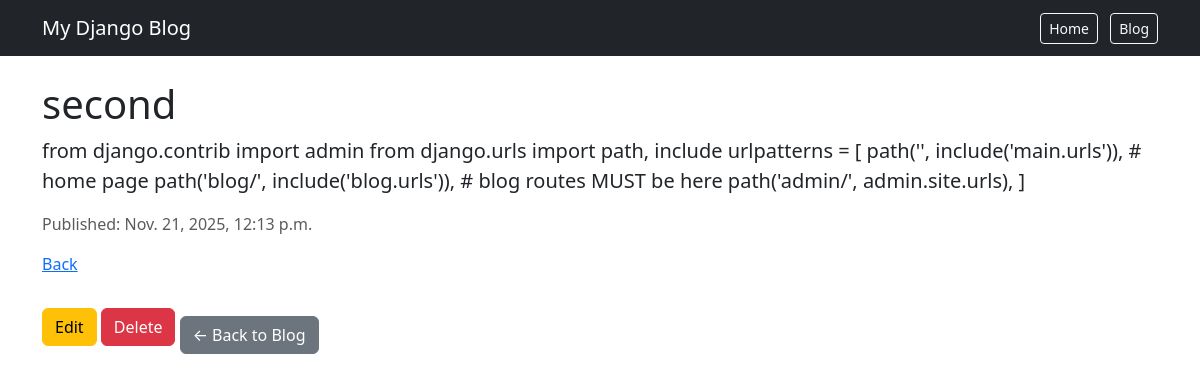
The app's page /blog/2/ with its own data.
### blog/models.py (models this page shows, shortened)
class Post(models.Model):
    title = models.CharField(max_length=200)
    content =models.TextField()
    created =models.DateTimeField(auto_now=True)

### blog/views.py (the view)
# urls.py: path('<int:id>/', views.blog_details, name='blog_details'),
def blog_details(request, id):
    post = get_object_or_404(Post, id=id)
    return render(request, 'blog/blog_details.html', {'post': post})

### blog/templates/blog/blog_details.html (shortened to what this page needs)
{% extends "base.html" %}
{% block content %}
<h1>{{ post.title }}</h1>
<p class="lead">{{ post.content }}</p>
<p class="text-muted">Published: {{ post.created }}</p>
<a href="/blog/{{ post.id }}/">Back</a>
<br><br>
<a href="/blog/edit/{{ post.id }}/" class="btn btn-warning">Edit</a>
<a href="/blog/delete/{{ post.id }}/" class="btn btn-danger"
   onclick="return confirm('Are you sure?')">Delete</a>
<a href="/blog/" class="btn btn-secondary mt-3">← Back to Blog</a>
{% endblock %}

### records on screen
Post: title "second", content "from django.contrib import admin from django.urls import path, include urlpatterns = [ path('', include('main.urls')), # home page path('blog/', include('blog.urls')), # blog routes MUST be here path('admin/', admin.site.urls), ]", created "Nov. 21, 2025, 12:13 p.m."
